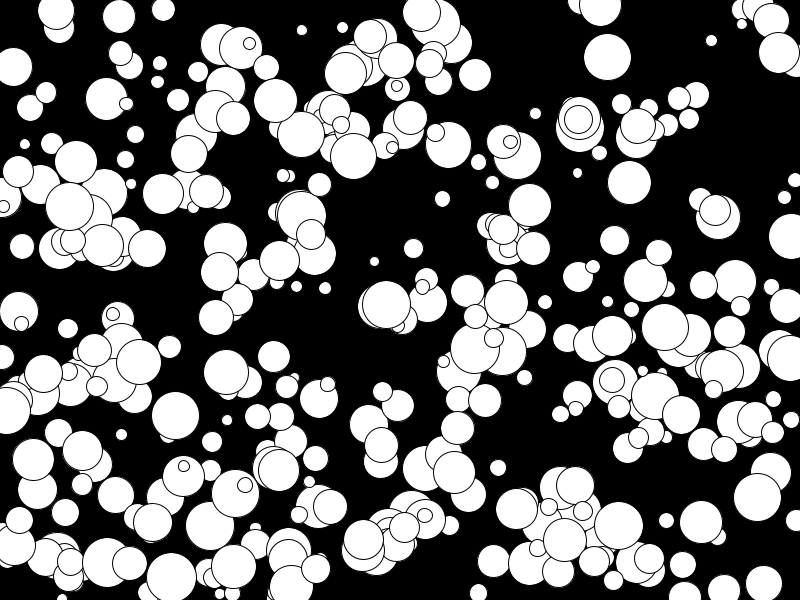
Frame 1 (no input)
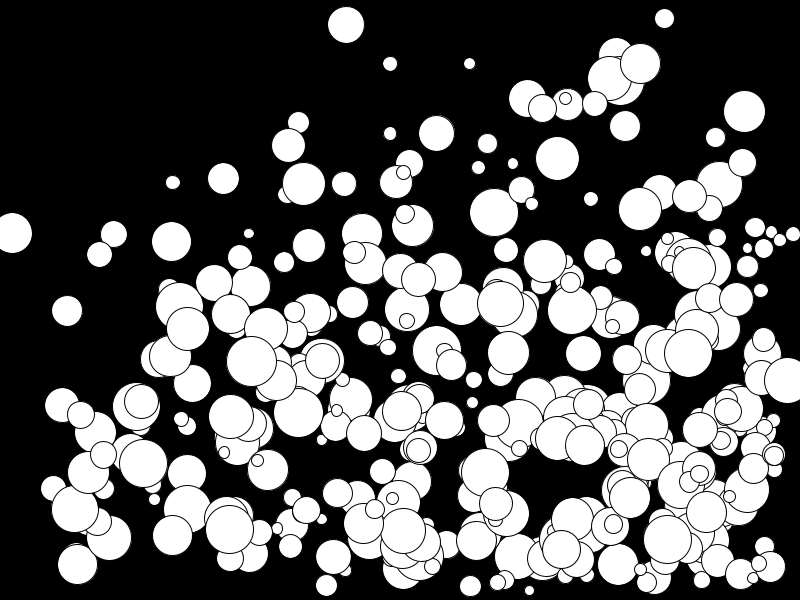
Frame 60 (the mouse pressed at the canvas centre just before this capture)
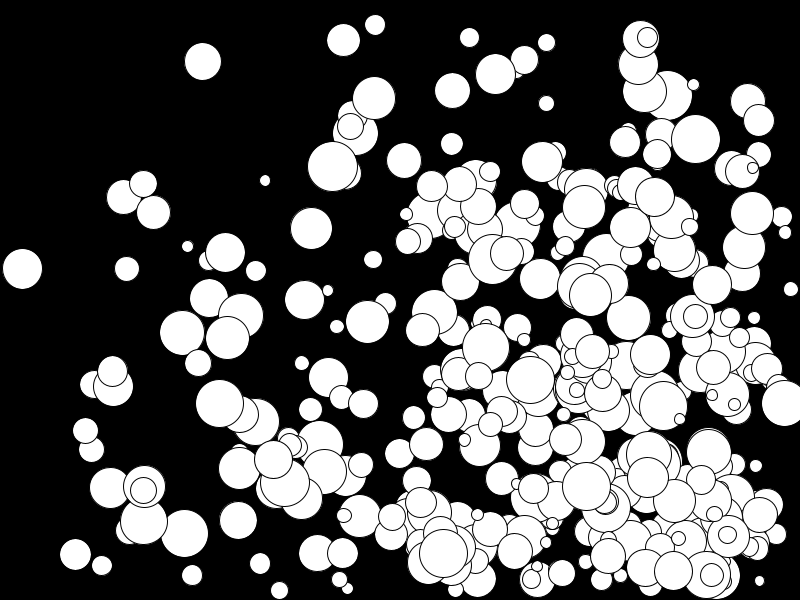
Frame 120 (the mouse held since frame 60 and released just before this capture)

The Processing sketch that drew these frames (run headless with seeded random() and noise(); from frame 60 on, the mouse is pressed at the canvas centre):

// Processing sketch: LotsOfBalls
// ── LotsOfBalls.pde
//declare variables
int count = 400; // how  many balls

float [] x = new float [count];
float [] y = new float [count];
float [] velX = new float [count];
float [] velY = new float [count];
float [] diam = new float [count];
// create array

void setup() {
  //set size of canvas
  size(800, 600);
  
for (int i= 0; i < count; i++) {
   x[i] = random(width);
   y[i] = random(height);
   diam[i] = random(10,50);
   velX[i] = random(5);
   velY[i] = random(5);
     }
   }
     
void draw() {
  //draw background to cover previous frame
  background(0);
 
  //draw ball
 for (int i = 0; i < count; i++) {
   ellipse(x[i], y[i], diam[i], diam[i]);
   x[i] += velX[i];
   y[i] += velY[i];
  
  if (x[i] + diam[i] >= width) {
    velX[i] = -abs(velX[i]);    //if the ball hits the right wall, assign x velocity the negative version of itself
  } else if (x[i] - diam[i]/2 <= 0) {
    velX[i] = abs(velX[i]); //if the ball hits the left wall, assign x velocity the positive version of itself
  }
  
  if (y[i] + diam[i]/2 >= 600) {
    velY[i] = -abs(velY[i]);
    y[i] = 600 - diam[i];
  } else if (y[i] - diam[i] <= 0) {
    velY[i] = abs(velY[i]);
  }
 }
}
